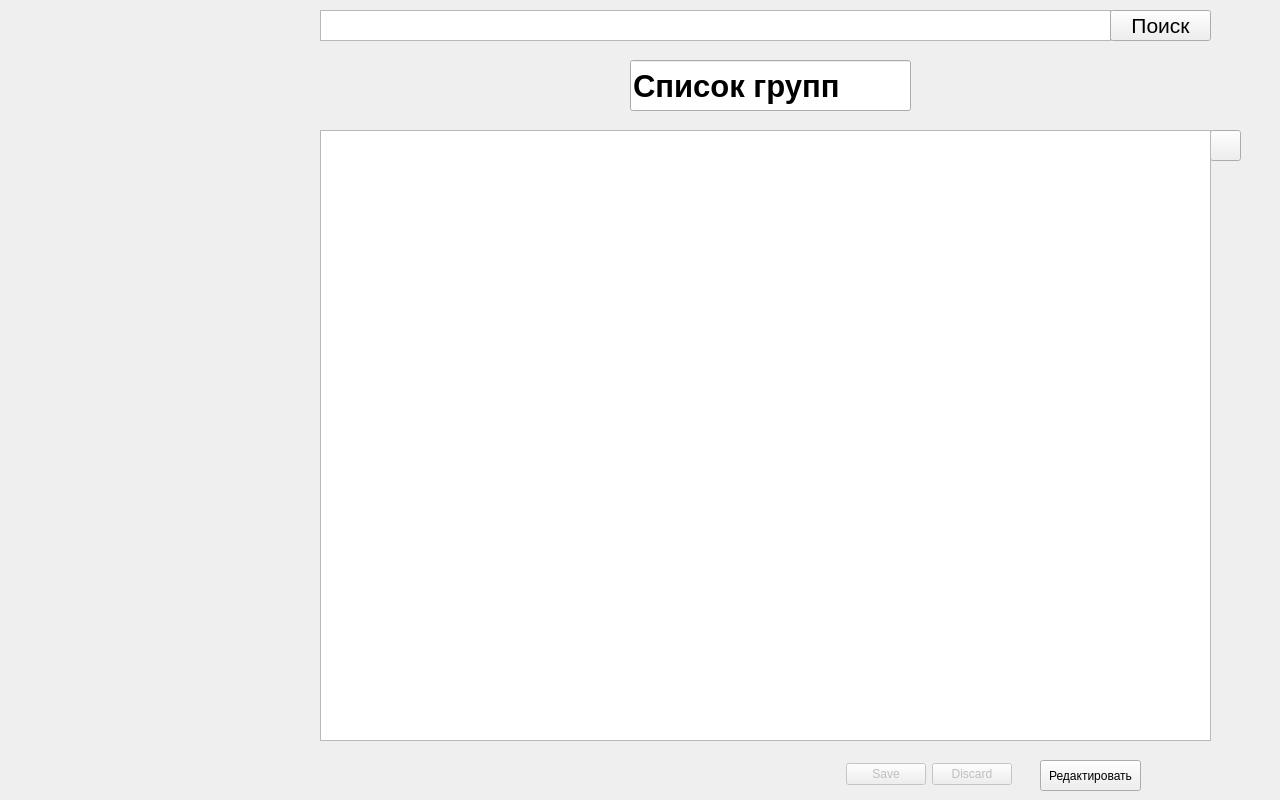
<?xml version="1.0" encoding="UTF-8"?>
<ui version="4.0">
 <class>listgroup</class>
 <widget class="QWidget" name="listgroup">
  <property name="geometry">
   <rect>
    <x>0</x>
    <y>0</y>
    <width>1280</width>
    <height>800</height>
   </rect>
  </property>
  <property name="windowTitle">
   <string>Form</string>
  </property>
  <widget class="QLabel" name="label_pageGrouplist">
   <property name="geometry">
    <rect>
     <x>0</x>
     <y>0</y>
     <width>1280</width>
     <height>800</height>
    </rect>
   </property>
   <property name="text">
    <string/>
   </property>
   <property name="pixmap">
    <pixmap>DesignImages/fon_end.png</pixmap>
   </property>
  </widget>
  <widget class="QTextEdit" name="textSearch">
   <property name="geometry">
    <rect>
     <x>320</x>
     <y>10</y>
     <width>791</width>
     <height>31</height>
    </rect>
   </property>
  </widget>
  <widget class="QPushButton" name="buttonSearch">
   <property name="geometry">
    <rect>
     <x>1110</x>
     <y>10</y>
     <width>101</width>
     <height>31</height>
    </rect>
   </property>
   <property name="font">
    <font>
     <pointsize>16</pointsize>
    </font>
   </property>
   <property name="text">
    <string>Поиск</string>
   </property>
  </widget>
  <widget class="QLineEdit" name="lineGrouplist">
   <property name="geometry">
    <rect>
     <x>630</x>
     <y>60</y>
     <width>281</width>
     <height>51</height>
    </rect>
   </property>
   <property name="font">
    <font>
     <pointsize>23</pointsize>
     <weight>75</weight>
     <bold>true</bold>
    </font>
   </property>
   <property name="text">
    <string>Список групп</string>
   </property>
  </widget>
  <widget class="QDialogButtonBox" name="buttonBoxSubmitCancel">
   <property name="enabled">
    <bool>false</bool>
   </property>
   <property name="geometry">
    <rect>
     <x>820</x>
     <y>760</y>
     <width>192</width>
     <height>28</height>
    </rect>
   </property>
   <property name="standardButtons">
    <set>QDialogButtonBox::Discard|QDialogButtonBox::Save</set>
   </property>
  </widget>
  <widget class="QPushButton" name="buttonEdit">
   <property name="geometry">
    <rect>
     <x>1040</x>
     <y>760</y>
     <width>101</width>
     <height>31</height>
    </rect>
   </property>
   <property name="text">
    <string>Редактировать</string>
   </property>
  </widget>
  <widget class="QPushButton" name="buttonAdd">
   <property name="geometry">
    <rect>
     <x>1210</x>
     <y>130</y>
     <width>31</width>
     <height>31</height>
    </rect>
   </property>
   <property name="text">
    <string/>
   </property>
   <property name="icon">
    <iconset>
     <normaloff>DesignImages/Add_end.png</normaloff>DesignImages/Add_end.png</iconset>
   </property>
   <property name="iconSize">
    <size>
     <width>31</width>
     <height>31</height>
    </size>
   </property>
  </widget>
  <widget class="QTableView" name="tableGrouplist">
   <property name="geometry">
    <rect>
     <x>320</x>
     <y>130</y>
     <width>891</width>
     <height>611</height>
    </rect>
   </property>
  </widget>
 </widget>
 <resources/>
 <connections/>
</ui>
